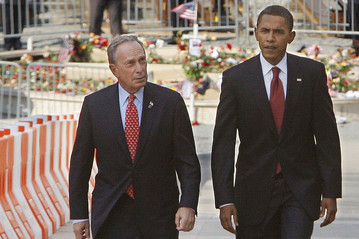
#> input picture Learning/obama_test.jpg, 359 x 239 px, given in place of the camera
$ python project1.py
#> lines starting #> are read from the running program, lines starting #| are printed output that depends on the picture; after the words box and inside, x2 and y2 are one past the last pixel; in counts of white or black regions, pixels touching at a corner belong together
#> further down, img is the input picture: shape (239, 359, 3); mean B, G, R 96.7, 105, 117.5
from cv2 import cv2
import numpy as np

frameWidth = 640
frameHeight = 480
cap = cv2.VideoCapture(0)
cap.set(3, frameWidth)
cap.set(4, frameHeight)
cap.set(10, 150)

myColors = [[5, 107, 0, 19, 255, 255],
            [133, 56, 0, 159, 156, 255],
            [57, 76, 0, 100, 255, 255]]

def findColor(img, myColors):
    imgHSV = cv2.cvtColor(img, cv2.COLOR_BGR2HSV)
#> imgHSV: shape (239, 359, 3); mean H, S, V 40.6, 52.2, 118.5
    for color in myColors:
        lower = np.array(color[0:3])
        upper = np.array(color[3:6])
        mask = cv2.inRange(imgHSV, lower, upper)
        x, y = getContours(mask)
        cv2.circle(imgResult, (x, y), 10, (255, 0, 0), cv2.FILLED)
#> this loop made 3 passes
#> (contours in getContours, x, y) on passes 2 to 3: (75 contours, all with area under 20, 0, 0), (10 contours, all with area under 20, 0, 0)
#> (x, y) on pass 1: (276, 17)
#> pass 1, in findColor, `mask = cv2.inRange(imgHSV, lower, upper)`:
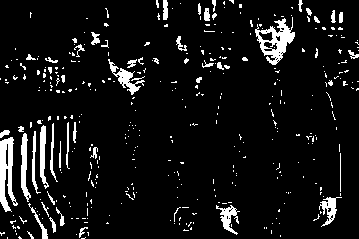
#> mask: shape (239, 359); 7.6% white; 384 white regions (334 under 20 px), largest, box (x1, y1, x2, y2) and area: (255, 17, 295, 65) 801, (0, 137, 18, 212) 750, (108, 59, 145, 95) 355
#> pass 2, in findColor, `mask = cv2.inRange(imgHSV, lower, upper)`:
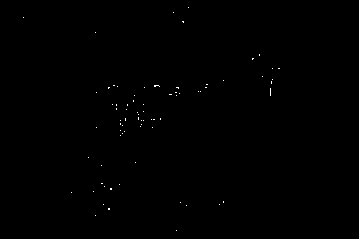
#> mask: shape (239, 359); 0.15% white in thin lines or dots, all inside (x1, y1, x2, y2) = (23, 7, 280, 231)
#> pass 3, in findColor, `mask = cv2.inRange(imgHSV, lower, upper)`:
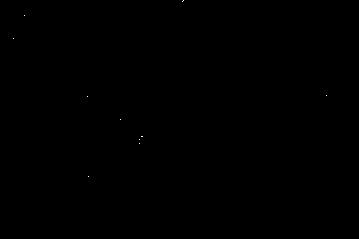
#> mask: shape (239, 359); 0.01% white in thin lines or dots, all inside (x1, y1, x2, y2) = (13, 0, 327, 177)
#> after the loop:
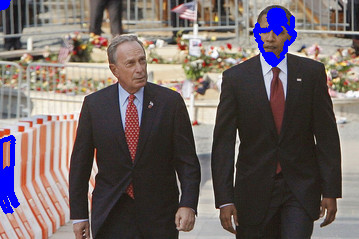
#> imgResult: shape (239, 359, 3); 2.47% of pixels changed, all inside (x1, y1, x2, y2) = (0, 0, 297, 214)
        #cv2.imshow(str(color[0]), mask)

def getContours(img):
    contours, hierachy = cv2.findContours(img, cv2.RETR_EXTERNAL, cv2.CHAIN_APPROX_NONE)
    x, y, w, h = 0, 0, 0, 0
    for cnt in contours:
        area = cv2.contourArea(cnt)
        if area > 500 :
            cv2.drawContours(imgResult, cnt, -1, (255, 0, 0), 3)
            peri = cv2.arcLength(cnt, True)
            approx = cv2.approxPolyDP(cnt, 0.02*peri, True)
            x, y, w, h = cv2.boundingRect(approx)
    return x+w//2, y

while True:
    success, img = cap.read()
    imgResult = img.copy()
    findColor(img, myColors)
    cv2.imshow('Video', imgResult)
    if cv2.waitKey(1) & 0xFF == ord('q'):
#> (key q is pressed here)
        break

$ run again, on Learning/obama.jpg
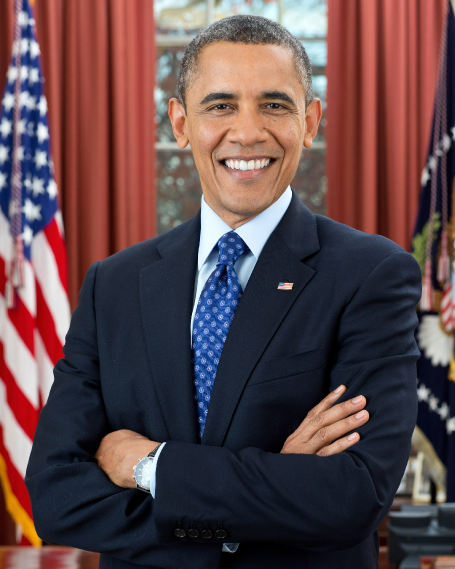
#> input picture Learning/obama.jpg, 910 x 1137 px, given in place of the camera (shown at 1/2 size)
#> img is the input picture: shape (1137, 910, 3); mean B, G, R 74.6, 71.7, 95
#> imgHSV: shape (1137, 910, 3); mean H, S, V 71.1, 121.1, 108.5
#> the loop in findColor, `for color in myColors:` made 3 passes
#> (x, y) on passes 1 to 2: (469, 80), (31, 424)
#> pass 1, in findColor, `mask = cv2.inRange(imgHSV, lower, upper)`:
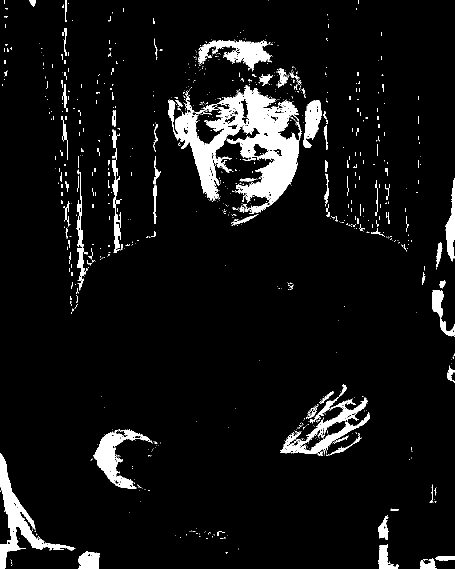
#> mask: shape (1137, 910) (shown at 1/2 size); 6.6% white; 1073 white regions (954 under 20 px), largest, box (x1, y1, x2, y2) and area: (336, 171, 598, 426) 26562, (0, 906, 151, 1137) 6423, (560, 794, 740, 909) 4621
#> after the loop in findColor, `for color in myColors:`:
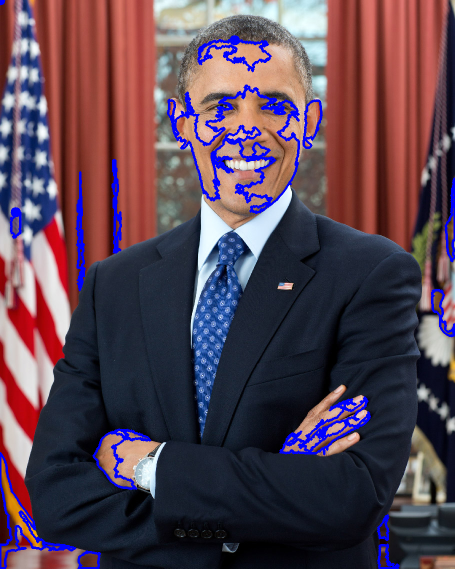
#> imgResult: shape (1137, 910, 3) (shown at 1/2 size); 3.85% of pixels changed, all inside (x1, y1, x2, y2) = (0, 0, 910, 1137)
